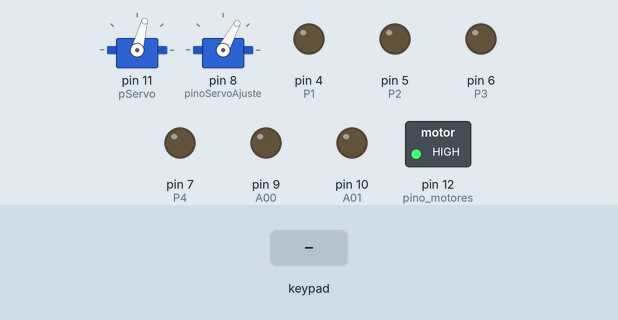
Recording of a sketch running on a simulated Arduino Uno, built with avr-gcc and run on an emulated ATmega328P. Shown: 2 × servo, switched loads named in the sketch (green lamp = pin HIGH), output pins drawn as LEDs (lit = HIGH). The inputs (shaded band) are chosen by the test bench.

Above: at 1.2 s.
1.3 s: key 'T' pressed
3.3 s: key 'U' pressed
At 3.52 s:
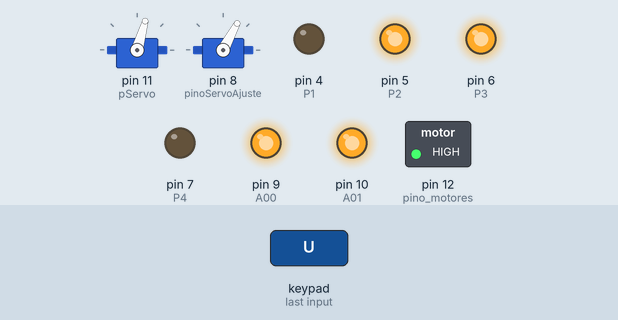
5.2 s: key 'D' pressed
At 5.42 s:
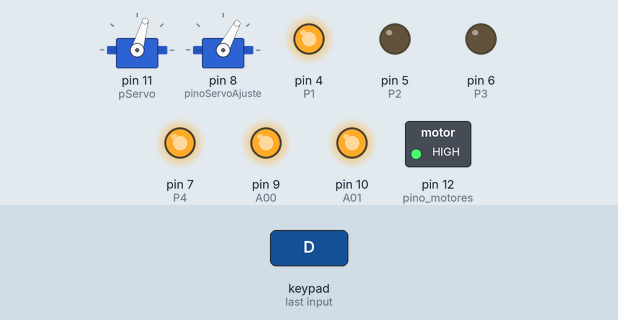
7.1 s: key 'L' pressed
At 7.3 s:
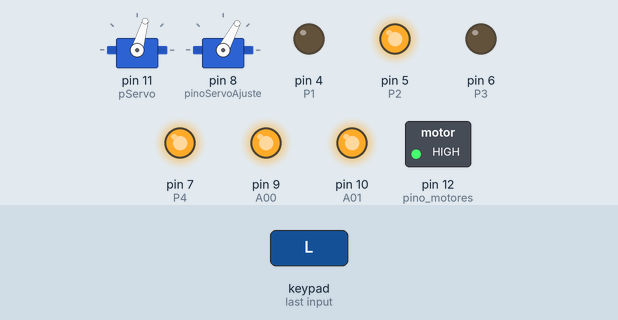
9.0 s: key 'R' pressed
At 9.2 s:
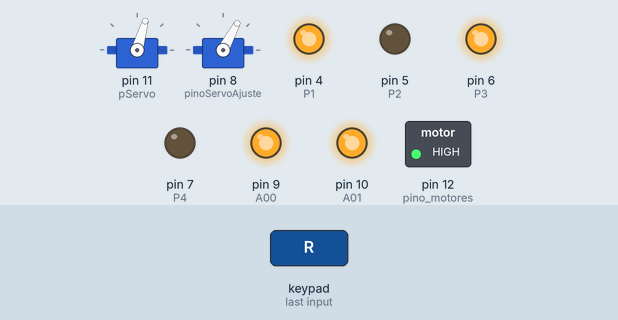
10.9 s: key 'S' pressed
At 11.3 s:
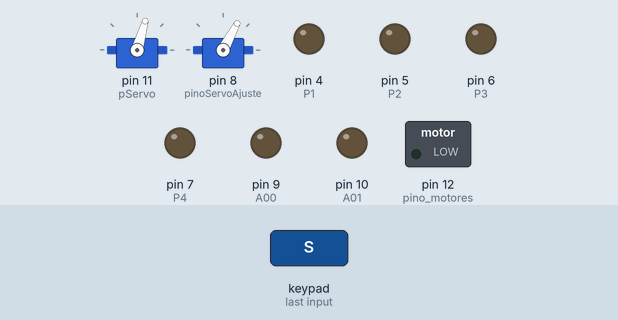
Timing chart, 0 to 13.4 s (numbered marks = the images above; inputs shaded):
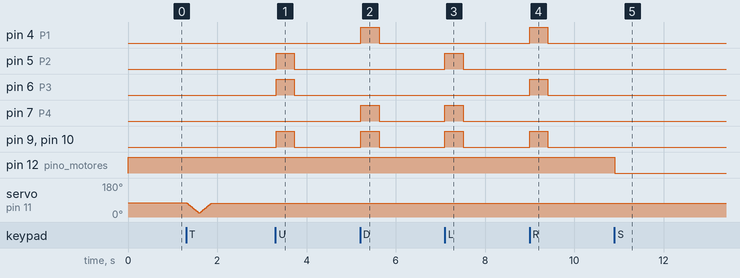

The sketch:

locomocao.ino
```cpp
//definindo as bibliotecas
#define CUSTOM_SETTINGS
#define INCLUDE_GAMEPAD_MODULE
#include <Dabble.h>
#include <Servo.h>

//definindo o servo do tiro
Servo servo;

//pino do servo
const int pServo = 11;

//definindo servo do ajuste
Servo servoAjuste;

//pino do servo de ajuste
const int pinoServoAjuste = 8;

//angulo do servo de ajuste
int angulo = 62;


//definindo os pinos
const int P1 = 4;
const int P2 = 5;
const int P3 = 6;
const int P4 = 7;

//definindo o pino do motor de corrente contínua e variável ON/OFF
const int pino_motores = 12;
bool ligado = false;

//variavel para o botão quadrado
bool ultimoEstadoQuadrado = false;


//definindo os pinos PWM
const int A00 = 9;
const int A01 = 10;

//definindo a potência das setinhas
const int potencia_setinhas = 255;


void setup(){
  //iniciando
  Serial.begin(9600);
  Dabble.begin(9600);
  //configurando os pinos
  pinMode(P1, OUTPUT);
  pinMode(P2, OUTPUT);
  pinMode(P3, OUTPUT);
  pinMode(P4, OUTPUT);
  pinMode(A00, OUTPUT);
  pinMode(A01, OUTPUT);

  digitalWrite(pino_motores, HIGH);

  pinMode(pino_motores, OUTPUT);
  pinMode(pinoServoAjuste, OUTPUT);

  //anexando pinos dos servos
  servo.attach(pServo);
  servoAjuste.attach(pinoServoAjuste);

  //organizando os angulos inicias dos servos
  servo.write(75);
  servoAjuste.write(angulo);
}


void ativar_servo(bool ligado){
    for(int n = 75; n > 20; n--){
      servo.write(n);
      delay(5);
    }
    for(int n = 20; n < 75; n++){
      servo.write(n);
      delay(5);
    }

}

bool ativar_motores(int pino){
  digitalWrite(pino, 0);
  return true;
}

bool desativar_motores(int pino){
  digitalWrite(pino, 1);
  return false;
}


void loop(){
  Dabble.processInput(); //atualiza os dados recebidos
  //------ SETINHAS ------//

  //Frente
  if (GamePad.isUpPressed()){
    digitalWrite(P1, LOW);
    digitalWrite(P2, HIGH);
    digitalWrite(P3, HIGH);
    digitalWrite(P4, LOW);

    analogWrite(A00, potencia_setinhas);
    analogWrite(A01, potencia_setinhas);
  }

  //Trás
  else if (GamePad.isDownPressed()){
    digitalWrite(P1, HIGH);
    digitalWrite(P2, LOW);
    digitalWrite(P3, LOW);
    digitalWrite(P4, HIGH);

    analogWrite(A00, potencia_setinhas);
    analogWrite(A01, potencia_setinhas);
  }

  //Direita
  else if (GamePad.isRightPressed()){
    digitalWrite(P1, HIGH);
    digitalWrite(P2, LOW);
    digitalWrite(P3, HIGH);
    digitalWrite(P4, LOW);

    analogWrite(A00, potencia_setinhas);
    analogWrite(A01, potencia_setinhas);
  }

  //Esquerda
  else if (GamePad.isLeftPressed()){
    digitalWrite(P1, LOW);
    digitalWrite(P2, HIGH);
    digitalWrite(P3, LOW);
    digitalWrite(P4, HIGH);

    analogWrite(A00, potencia_setinhas);
    analogWrite(A01, potencia_setinhas);
  }

  //Parar
  else{
    digitalWrite(P1, LOW);
    digitalWrite(P2, LOW);
    digitalWrite(P3, LOW);
    digitalWrite(P4, LOW);

    analogWrite(A00, 0);
    analogWrite(A01, 0);
  }

  //------ AÇÕES ------//

  bool atualEstadoQuadrado = GamePad.isSquarePressed();

  //ativar servo
  if(GamePad.isTrianglePressed()){
    ativar_servo(ligado);
  }

  //ativar ou desativar motores CC
  else if(atualEstadoQuadrado && !ultimoEstadoQuadrado){
    if(!ligado){
      ligado = ativar_motores(pino_motores);
    }
    else if(ligado){
      ligado = desativar_motores(pino_motores);
    }
  }
  ultimoEstadoQuadrado = atualEstadoQuadrado;

  //mover torreta para cima
  if(GamePad.isCrossPressed()){
    angulo++;
  }

  //mover torreta para baixo
  else if(GamePad.isCirclePressed()){
    angulo--;
  }

  //limita o angulo entre 62 e 110
  angulo = constrain(angulo, 62, 110);

  servoAjuste.write(angulo);

  delay(20);
}
```

Measured:
- after the input at 3.3 s, pin 5 (P2), pin 6 (P3), pin 9 (A00), pin 10 (A01): LOW → HIGH at once, → LOW 0.41 s later
- after the input at 5.2 s, pin 4 (P1), pin 7 (P4), pin 9 (A00), pin 10 (A01): LOW → HIGH at once, → LOW 0.41 s later
- after the input at 7.1 s, pin 5 (P2), pin 7 (P4), pin 9 (A00), pin 10 (A01): LOW → HIGH at once, → LOW 0.41 s later
- after the input at 9.0 s, pin 4 (P1), pin 6 (P3), pin 9 (A00), pin 10 (A01): LOW → HIGH at once, → LOW 0.41 s later
- after the input at 10.9 s, pin 12 (pino_motores): HIGH → LOW at once
